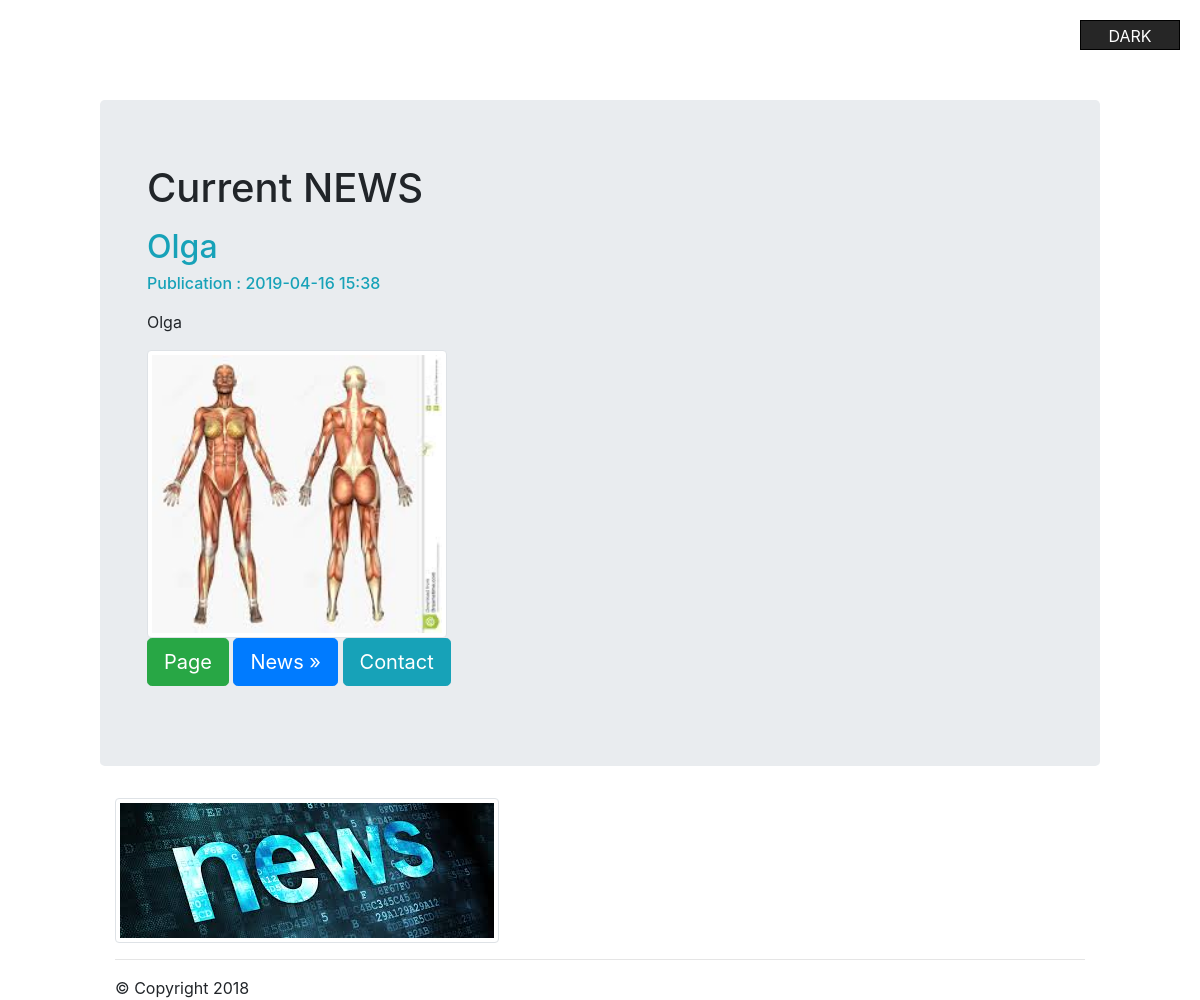
The app's page /news/13 with its own data.
### news/models.py (models this page shows)
class Articles(models.Model):
    title = models.CharField(max_length=120)
    post = models.TextField()
    date = models.DateTimeField()
    image = models.ImageField(upload_to='images', blank=True)

### news/templates/news/post.html
{%  extends "mainApp/wrapper.html" %}
{%  block content %}
<h2 class="text-info">{{articles.title}}</h2>
<h6 class="text-info">Publication : {{articles.date|date:"Y-m-d H:i"}}</h6>
<p>{{articles.post|safe|linebreaks}}</p>
<img src="/static/mainApp{{articles.image.url}}" class="img-thumbnail" width = "300"">
{%  endblock  %}

### mainApp/static/css/style.css (style rules this page uses)
body { margin: 0; padding: 0; }

### records on screen
Articles: title "Olga", date "2019-04-16 15:38", post "Olga", image (picture)
